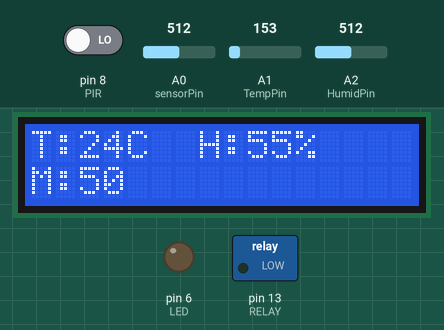
Recording of a sketch running on a simulated Arduino Uno, built with avr-gcc and run on an emulated ATmega328P. Shown: 16×2 character LCD, switched loads named in the sketch (green lamp = pin HIGH), output pins drawn as LEDs (lit = HIGH). The inputs (shaded band) are chosen by the test bench; at power-on: pin 8 (PIR) LOW, A1 (TempPin) = 153, A0 (sensorPin) = 512, A2 (HumidPin) = 512.

Above: at 3.2 s.
3.3 s: pin 8 (PIR) driven HIGH
At 3.8 s:
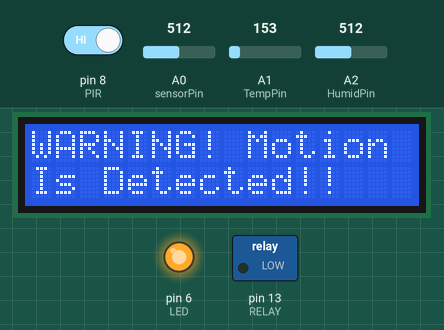
4.8 s: pin 8 (PIR) driven LOW
At 7.5 s:
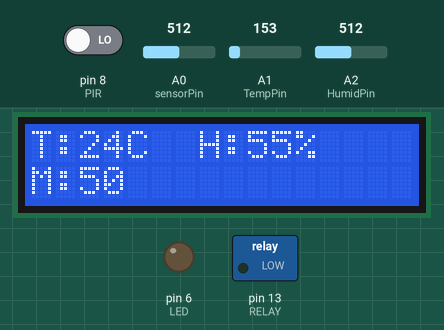
7.8 s: A1 (TempPin) set to 128
At 8.3 s:
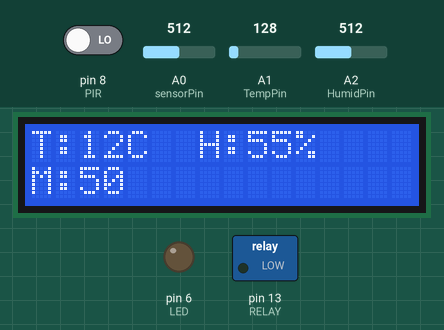
9.3 s: A1 (TempPin) set to 109
At 10.5 s:
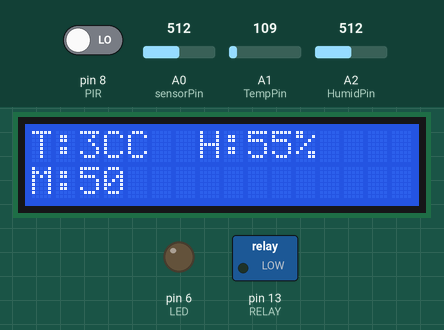
10.8 s: A0 (sensorPin) set to 596
12.3 s: A0 (sensorPin) set to 631
At 12.9 s:
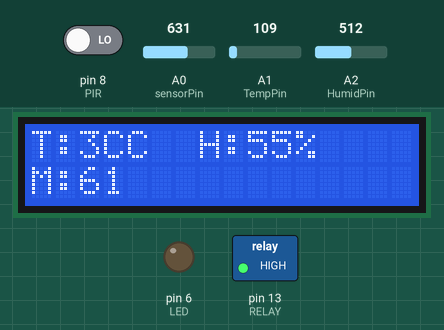
Timing chart, 0 to 14.8 s (numbered marks = the images above; inputs shaded):
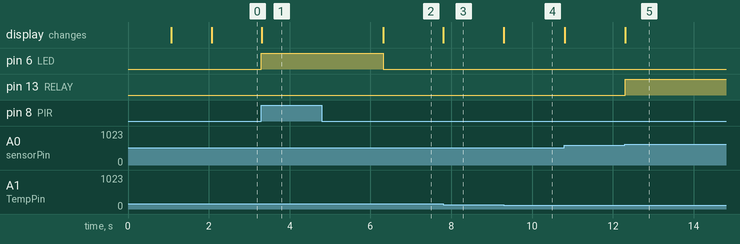

Measured:
- the behaviour switches between 123 and 122 on A1 (TempPin) (found by bisection; images 3 and 4)
- the behaviour switches between 614 and 615 on A0 (sensorPin) (found by bisection; images 4 and 5)
- after the input at 3.3 s, pin 6 (LED): LOW → HIGH at once; the display: changes at once (image 1)
- after the input at 4.8 s, pin 6 (LED): HIGH → LOW after 1.5 s
- after the input at 7.8 s, the display: changes at once (image 3)
- after the input at 9.3 s, the display: changes at once (image 4)
- after the input at 12.3 s, pin 13 (RELAY): LOW → HIGH at once; the display: changes at once (image 5)

The sketch:

Main_code_TinkerCad.ino
```cpp
//TINKERCAD LINK: https://www.tinkercad.com/things/5BwkPEuxJPy-exquisite-hango-tumelo/editel?returnTo=https%3A%2F%2Fwww.tinkercad.com%2Fdashboard&sharecode=sNOcVyiZkxt0loHF2-Gup2I0ItyrVHjeDP0vxsLz0Gg

#include <LiquidCrystal.h>

LiquidCrystal lcd(12, 11, 5, 4, 3, 2); //(RS, E, D4, D5, D6 ,D7)
int PIR = 8;
int LED = 6;
int PIR_State = 0;
int RELAY= 13;
int sensorPin = A0;
int TempPin = A1;
int HumidPin = A2;
int SensorTemp;
int VoutTemp;
int SensorMoist;
int SensorHumid;
int Moist;
int Temp;
int Humid;

void setup() {
  Serial.begin(9600);
  pinMode(PIR, INPUT); //Set pin as input
  pinMode(LED,OUTPUT); //Set pin as output
  pinMode(RELAY,OUTPUT);
  lcd.begin(16, 2); //Initialize the 16x2 LCD
  lcd.setCursor(0, 0);
  lcd.print("Plant Pulse");
  delay(1000);
  lcd.clear();
  lcd.print("By Hassan Samine");
  delay(1000);
  lcd.clear();
}

void loop() {
  //Storing Values
  //TMP36
  SensorTemp = analogRead(TempPin); //Reading Raw Value from the TMP36 Sensor
  VoutTemp = (SensorTemp / 1023.0) * 5000;
  Temp = (VoutTemp - 500) * 0.1;
  //Humidity Potentiometer
  SensorHumid = analogRead(HumidPin);
  Humid = map(SensorHumid, 0, 1024, 10, 100); //The map function transforms the 0 to 1024 range to a 10 to 100 range
  //Soil Moisture Sennsor
  SensorMoist = analogRead(sensorPin); //Storing Moisture Level from the sensor - Range 0 to 1024
  Moist = map(SensorMoist, 0, 1024, 0, 100); //The map function transforms the 0 to 1024 range to a 0 to 100 range

  //PIR Sensor - Checking if motion is detected or not
  PIR_State=digitalRead(PIR); //Reading the PIR sensor's output, whether high or low
  if (PIR_State == 1){ //If the Sensor is high it means motion is detected
    digitalWrite(LED, HIGH);
    lcd.clear();
    lcd.setCursor(0,0);
    lcd.print("WARNING! Motion");
    lcd.setCursor(0,1);
    lcd.print("Is Detected!!");
    delay(3000);
    lcd.clear();
  }
  else{
    digitalWrite(LED, LOW); //If the Sensor is low it means no motion is detected so we turn off the LED
  }

  //Printing Values in LCD Display
  lcd.setCursor(0, 0);
  lcd.print("T:");
  lcd.print(Temp);
  lcd.print("C");

  if (Temp>-10 && Temp<100) {
  	lcd.setCursor(4, 0);
  	lcd.print("C");
    lcd.setCursor(5, 0);
    lcd.print(" ");
  }
  else {
    lcd.setCursor(5, 0);
  	lcd.print("C");
  }

  lcd.setCursor(7, 0);
  lcd.print("H:");
  lcd.print(Humid);
  lcd.print("%");

  lcd.setCursor(0, 1);
  lcd.print("M:");
  lcd.print(Moist);

  //Controlling the Relay
  if (Moist < 60){
    digitalWrite(RELAY, LOW);
  }
  else{
    digitalWrite(RELAY, HIGH);
  }

}
```
